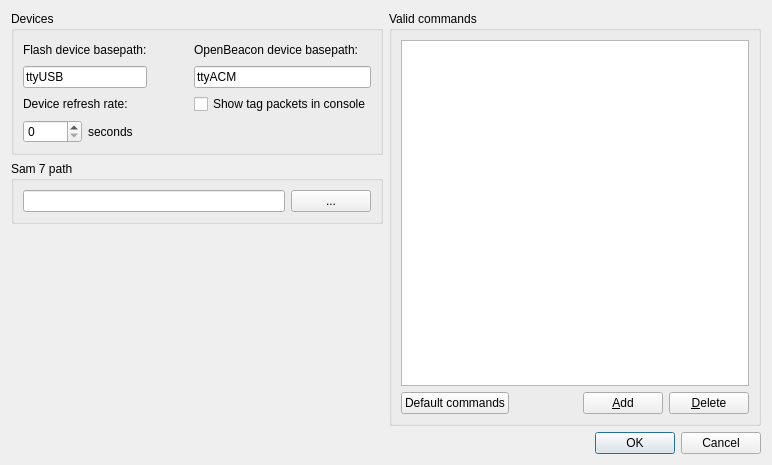
<?xml version="1.0" encoding="UTF-8"?>
<ui version="4.0">
 <class>preferncesDialog</class>
 <widget class="QDialog" name="preferncesDialog">
  <property name="geometry">
   <rect>
    <x>0</x>
    <y>0</y>
    <width>772</width>
    <height>465</height>
   </rect>
  </property>
  <property name="windowTitle">
   <string>Preferences</string>
  </property>
  <layout class="QVBoxLayout">
   <item>
    <layout class="QHBoxLayout">
     <item>
      <layout class="QVBoxLayout">
       <item>
        <widget class="QGroupBox" name="groupBox">
         <property name="title">
          <string>Devices</string>
         </property>
         <layout class="QGridLayout">
          <item row="0" column="0">
           <widget class="QLabel" name="label">
            <property name="text">
             <string>Flash device basepath:</string>
            </property>
            <property name="buddy">
             <cstring>flashBasepathEdit</cstring>
            </property>
           </widget>
          </item>
          <item row="0" column="1">
           <spacer>
            <property name="orientation">
             <enum>Qt::Horizontal</enum>
            </property>
            <property name="sizeHint" stdset="0">
             <size>
              <width>40</width>
              <height>20</height>
             </size>
            </property>
           </spacer>
          </item>
          <item row="0" column="2">
           <widget class="QLabel" name="label_2">
            <property name="text">
             <string>OpenBeacon device basepath:</string>
            </property>
            <property name="buddy">
             <cstring>openBeaconBasepathEdit</cstring>
            </property>
           </widget>
          </item>
          <item row="1" column="0">
           <widget class="QLineEdit" name="flashBasepathEdit">
            <property name="toolTip">
             <string>&lt;html&gt;&lt;head&gt;&lt;meta name=&quot;qrichtext&quot; content=&quot;1&quot; /&gt;&lt;style type=&quot;text/css&quot;&gt;
p, li { white-space: pre-wrap; }
&lt;/style&gt;&lt;/head&gt;&lt;body style=&quot; font-family:'Sans Serif'; font-size:10pt; font-weight:400; font-style:normal;&quot;&gt;
&lt;p style=&quot; margin-top:0px; margin-bottom:0px; margin-left:0px; margin-right:0px; -qt-block-indent:0; text-indent:0px;&quot;&gt;This is the basepath (without the ending numbers) of the devices that are used for the OpenBeacon when it is ready to get flashed.&lt;/p&gt;&lt;/body&gt;&lt;/html&gt;</string>
            </property>
            <property name="text">
             <string>ttyUSB</string>
            </property>
           </widget>
          </item>
          <item row="1" column="1">
           <spacer>
            <property name="orientation">
             <enum>Qt::Horizontal</enum>
            </property>
            <property name="sizeHint" stdset="0">
             <size>
              <width>40</width>
              <height>20</height>
             </size>
            </property>
           </spacer>
          </item>
          <item row="1" column="2">
           <widget class="QLineEdit" name="openBeaconBasepathEdit">
            <property name="toolTip">
             <string>&lt;html&gt;&lt;head&gt;&lt;meta name=&quot;qrichtext&quot; content=&quot;1&quot; /&gt;&lt;style type=&quot;text/css&quot;&gt;
p, li { white-space: pre-wrap; }
&lt;/style&gt;&lt;/head&gt;&lt;body style=&quot; font-family:'Sans Serif'; font-size:10pt; font-weight:400; font-style:normal;&quot;&gt;
&lt;p style=&quot; margin-top:0px; margin-bottom:0px; margin-left:0px; margin-right:0px; -qt-block-indent:0; text-indent:0px;&quot;&gt;This is the basepath (without the ending numbers) of the devices that are used for the OpenBeacon. This devices are already flashed with an image and are ready to receive configuration data.&lt;/p&gt;&lt;/body&gt;&lt;/html&gt;</string>
            </property>
            <property name="text">
             <string>ttyACM</string>
            </property>
           </widget>
          </item>
          <item row="2" column="0">
           <widget class="QLabel" name="label_3">
            <property name="text">
             <string>Device refresh rate:</string>
            </property>
           </widget>
          </item>
          <item row="2" column="1">
           <spacer>
            <property name="orientation">
             <enum>Qt::Horizontal</enum>
            </property>
            <property name="sizeHint" stdset="0">
             <size>
              <width>40</width>
              <height>20</height>
             </size>
            </property>
           </spacer>
          </item>
          <item row="2" column="2">
           <widget class="QCheckBox" name="showTagPacketsCheck">
            <property name="toolTip">
             <string>If checked the console will also print the received packages from tags around the node</string>
            </property>
            <property name="text">
             <string>Show tag packets in console</string>
            </property>
           </widget>
          </item>
          <item row="3" column="0">
           <layout class="QHBoxLayout">
            <item>
             <widget class="QSpinBox" name="refreshSpin"/>
            </item>
            <item>
             <widget class="QLabel" name="label_5">
              <property name="text">
               <string>seconds</string>
              </property>
              <property name="buddy">
               <cstring>refreshSpin</cstring>
              </property>
             </widget>
            </item>
           </layout>
          </item>
         </layout>
        </widget>
       </item>
       <item>
        <widget class="QGroupBox" name="groupBox_4">
         <property name="title">
          <string>Sam 7 path</string>
         </property>
         <layout class="QHBoxLayout">
          <item>
           <widget class="QLineEdit" name="sam7PathEdit"/>
          </item>
          <item>
           <widget class="QPushButton" name="sam7PathButton">
            <property name="sizePolicy">
             <sizepolicy hsizetype="Fixed" vsizetype="Fixed">
              <horstretch>0</horstretch>
              <verstretch>0</verstretch>
             </sizepolicy>
            </property>
            <property name="text">
             <string>...</string>
            </property>
           </widget>
          </item>
         </layout>
        </widget>
       </item>
       <item>
        <spacer>
         <property name="orientation">
          <enum>Qt::Vertical</enum>
         </property>
         <property name="sizeHint" stdset="0">
          <size>
           <width>20</width>
           <height>40</height>
          </size>
         </property>
        </spacer>
       </item>
      </layout>
     </item>
     <item>
      <widget class="QGroupBox" name="groupBox_2">
       <property name="title">
        <string>Valid commands</string>
       </property>
       <layout class="QVBoxLayout">
        <item>
         <widget class="QTableWidget" name="commandTable">
          <property name="minimumSize">
           <size>
            <width>0</width>
            <height>100</height>
           </size>
          </property>
         </widget>
        </item>
        <item>
         <layout class="QHBoxLayout">
          <item>
           <widget class="QPushButton" name="defaultCommandsButton">
            <property name="toolTip">
             <string>Replaces the validCommand list with the default entries</string>
            </property>
            <property name="statusTip">
             <string>Replace list with defaults</string>
            </property>
            <property name="text">
             <string>Default commands</string>
            </property>
           </widget>
          </item>
          <item>
           <spacer>
            <property name="orientation">
             <enum>Qt::Horizontal</enum>
            </property>
            <property name="sizeHint" stdset="0">
             <size>
              <width>40</width>
              <height>20</height>
             </size>
            </property>
           </spacer>
          </item>
          <item>
           <widget class="QPushButton" name="addButton">
            <property name="text">
             <string>&amp;Add</string>
            </property>
           </widget>
          </item>
          <item>
           <widget class="QPushButton" name="deleteButton">
            <property name="text">
             <string>&amp;Delete</string>
            </property>
           </widget>
          </item>
         </layout>
        </item>
       </layout>
      </widget>
     </item>
    </layout>
   </item>
   <item>
    <widget class="QDialogButtonBox" name="buttonBox">
     <property name="orientation">
      <enum>Qt::Horizontal</enum>
     </property>
     <property name="standardButtons">
      <set>QDialogButtonBox::Cancel|QDialogButtonBox::Ok</set>
     </property>
    </widget>
   </item>
  </layout>
 </widget>
 <tabstops>
  <tabstop>commandTable</tabstop>
  <tabstop>addButton</tabstop>
  <tabstop>deleteButton</tabstop>
  <tabstop>buttonBox</tabstop>
 </tabstops>
 <resources/>
 <connections>
  <connection>
   <sender>buttonBox</sender>
   <signal>accepted()</signal>
   <receiver>preferncesDialog</receiver>
   <slot>accept()</slot>
   <hints>
    <hint type="sourcelabel">
     <x>256</x>
     <y>471</y>
    </hint>
    <hint type="destinationlabel">
     <x>157</x>
     <y>274</y>
    </hint>
   </hints>
  </connection>
  <connection>
   <sender>buttonBox</sender>
   <signal>rejected()</signal>
   <receiver>preferncesDialog</receiver>
   <slot>reject()</slot>
   <hints>
    <hint type="sourcelabel">
     <x>324</x>
     <y>471</y>
    </hint>
    <hint type="destinationlabel">
     <x>286</x>
     <y>274</y>
    </hint>
   </hints>
  </connection>
 </connections>
</ui>
